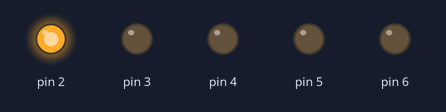
A sketch run on a simulated Arduino Uno, built with avr-gcc and run on an emulated ATmega328P. Shown: output pins drawn as LEDs (lit = HIGH).

Above: at 1.0 s.
At 3.0 s:
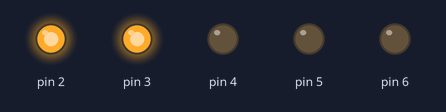
At 5.0 s:
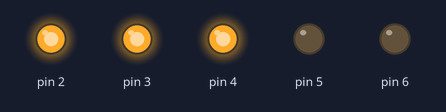
At 7.0 s:
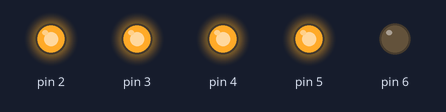
At 9.0 s:
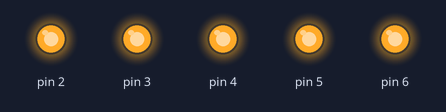
At 11.0 s:
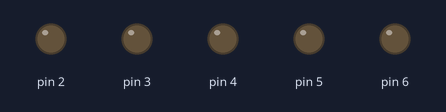
Timing chart, 0 to 15.6 s (numbered marks = the images above):
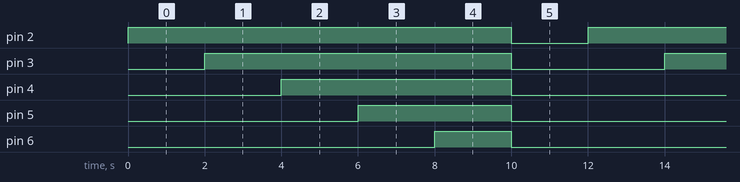

Measured:
- by itself, pin 2: alternates HIGH for 10.0 s and LOW for 2.0 s
- by itself, pin 3: alternates HIGH for 8.0 s and LOW for 4.0 s
- by itself, pin 4: alternates HIGH for 6.0 s and LOW for 6.0 s
- by itself, pin 5: alternates HIGH for 4.0 s and LOW for 8.0 s
- by itself, pin 6: alternates HIGH for 2.0 s and LOW for 10.0 s

The sketch:

codigo.ino
```cpp
// C++ code
//
void setup()
{
  pinMode(2, OUTPUT);
  pinMode(3, OUTPUT);
  pinMode(4, OUTPUT);
  pinMode(5, OUTPUT);
  pinMode(6, OUTPUT);
}

void loop()
{
  digitalWrite(2, HIGH);
  delay(2000); // Wait for 2000 millisecond(s)
  digitalWrite(3, HIGH);
  delay(2000); // Wait for 2000 millisecond(s)
  digitalWrite(4, HIGH);
  delay(2000); // Wait for 2000 millisecond(s)
  digitalWrite(5, HIGH);
  delay(2000); // Wait for 2000 millisecond(s)
  digitalWrite(6, HIGH);
  delay(2000); // Wait for 2000 millisecond(s)
  digitalWrite(2,LOW); // Wait for 2000 millisecond(s)
  digitalWrite(3,LOW); // Wait for 2000 millisecond(s)
  digitalWrite(4,LOW);
  digitalWrite(5,LOW); // Wait for 2000 millisecond(s)
  digitalWrite(6,LOW);
  delay(2000); // Wait for 2000 millisecond(s)

}
```
